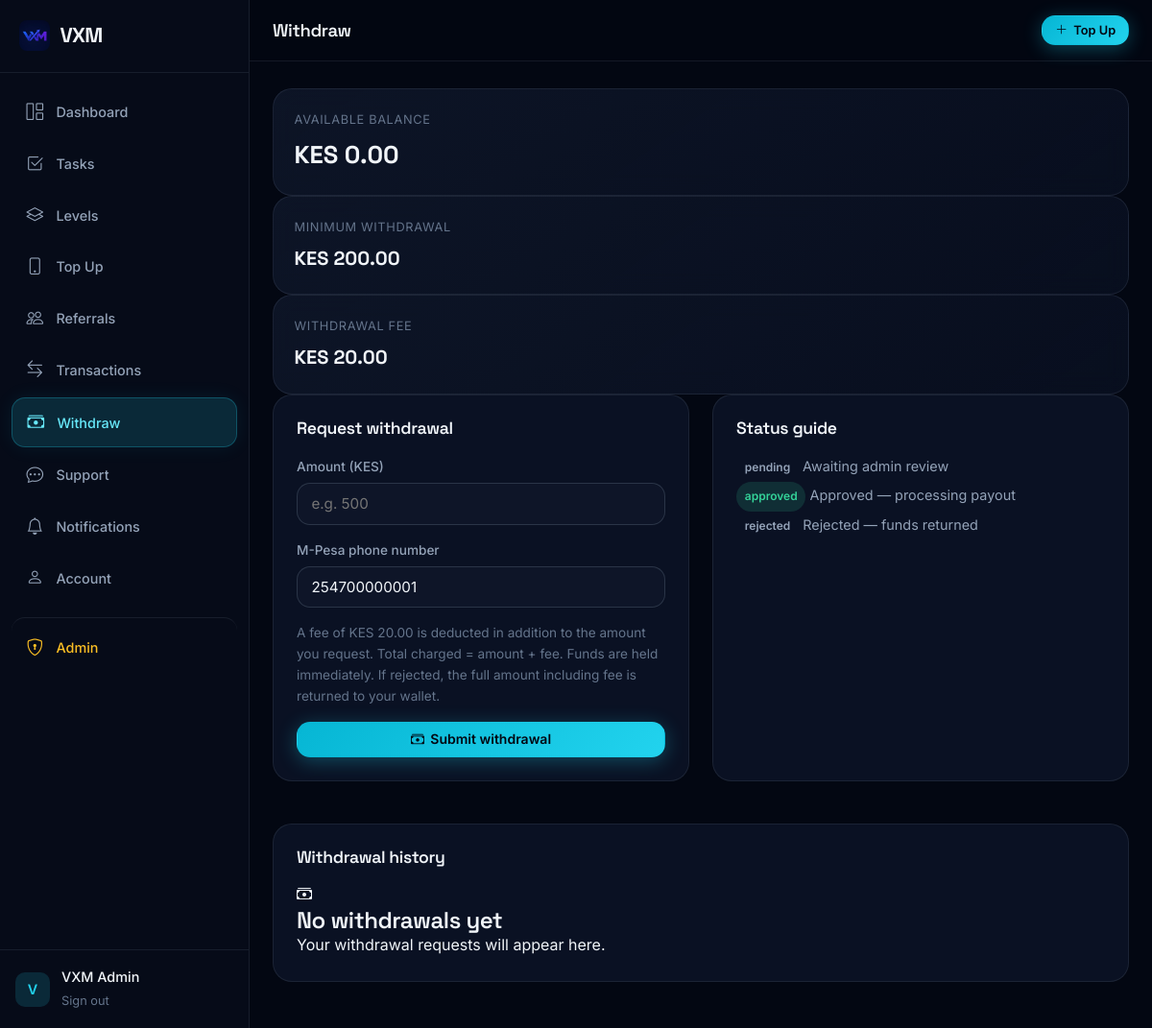
The app's page /withdraw-page.php (signed in) with its own data.
### tables this page shows
CREATE TABLE IF NOT EXISTS `users` (
  `id` INT UNSIGNED NOT NULL AUTO_INCREMENT,
  `full_name` VARCHAR(150) NOT NULL,
  `email` VARCHAR(190) NOT NULL,
  `phone` VARCHAR(20) DEFAULT NULL,
  `password` VARCHAR(255) NOT NULL,
  `referral_code` VARCHAR(20) NOT NULL,
  `referred_by` VARCHAR(20) DEFAULT NULL COMMENT 'Referral code of referrer',
  `level_id` INT UNSIGNED DEFAULT NULL,
  `wallet_balance` DECIMAL(14,2) NOT NULL DEFAULT 0.00,
  `total_earnings` DECIMAL(14,2) NOT NULL DEFAULT 0.00,
  `total_withdrawals` DECIMAL(14,2) NOT NULL DEFAULT 0.00,
  `total_deposits` DECIMAL(14,2) NOT NULL DEFAULT 0.00,
  `status` ENUM('active','inactive','suspended') NOT NULL DEFAULT 'active',
  `is_admin` TINYINT(1) NOT NULL DEFAULT 0,
  `email_verified_at` DATETIME DEFAULT NULL,
  `last_login_at` DATETIME DEFAULT NULL,
  `created_at` DATETIME NOT NULL DEFAULT CURRENT_TIMESTAMP,
  `updated_at` DATETIME DEFAULT NULL ON UPDATE CURRENT_TIMESTAMP,
  PRIMARY KEY (`id`),
  UNIQUE KEY `uk_users_email` (`email`),
  UNIQUE KEY `uk_users_referral_code` (`referral_code`),
  KEY `idx_users_level` (`level_id`),
  KEY `idx_users_status` (`status`),
  KEY `idx_users_referred_by` (`referred_by`)
);

### includes/helpers.php (called while the page is built, shortened)
<?php
function require_login(): array {
    return [
        'id'         => (int)$_SESSION['user_id'],
        'full_name'  => $_SESSION['full_name'] ?? '',
        'email'      => $_SESSION['email'] ?? '',
        'is_admin'   => !empty($_SESSION['is_admin']),
        'level_id'   => (int)($_SESSION['level_id'] ?? 0),
    ];
}
function money(float $amount): string {
    return CURRENCY . ' ' . number_format($amount, 2);
}
function e(?string $str): string {
    return htmlspecialchars($str ?? '', ENT_QUOTES, 'UTF-8');
}

### withdraw-page.php (the view, shortened to what this page needs)
<?php
require_once __DIR__ . '/includes/layout_user.php';
$user = require_login();
$user_id = $user['id'];
$db = db();
$stmt = $db->prepare("SELECT wallet_balance, phone FROM users WHERE id = ? LIMIT 1");
$stmt->bind_param('i', $user_id);
$stmt->execute();
$u = $stmt->get_result()->fetch_assoc();
$wallet_balance = (float)$u['wallet_balance'];
$user_phone = $u['phone'] ?? '';
$withdrawals = [];
?>
<div class="stat-grid">
  <div class="stat-card highlight">
    <div class="label">Available balance</div>
    <div class="value"><?= money($wallet_balance) ?></div>
  </div>
  <div class="stat-card">
    <div class="label">Minimum withdrawal</div>
    <div class="value" style="font-size:1.25rem;"><?= money(MIN_WITHDRAWAL) ?></div>
  </div>
  <div class="stat-card">
    <div class="label">Withdrawal fee</div>
    <div class="value" style="font-size:1.25rem;"><?= money(WITHDRAWAL_FEE) ?></div>
  </div>
</div>
<div style="display:grid;grid-template-columns:1fr 1fr;gap:1.5rem;" class="wd-grid">
  <div class="panel form-card">
    <h2 class="panel-title" style="margin-bottom:1.25rem;">Request withdrawal</h2>
    <form method="POST" action="withdraw.php">
      <div class="form-group">
        <label class="form-label" for="amount">Amount (KES)</label>
        <input type="number" class="form-input" id="amount" name="amount"
               min="<?= MIN_WITHDRAWAL ?>" step="1" max="<?= $wallet_balance ?>" required
               placeholder="e.g. 500" />
      </div>
      <div class="form-group">
        <label class="form-label" for="phone">M-Pesa phone number</label>
        <input type="tel" class="form-input" id="phone" name="phone"
               value="<?= e($user_phone) ?>" required
               placeholder="07XXXXXXXX" />
      </div>
      <p class="text-muted" style="font-size:0.85rem;margin-bottom:1rem;">
        A fee of <?= money(WITHDRAWAL_FEE) ?> is deducted in addition to the amount you request.
        Total charged = amount + fee. Funds are held immediately. If rejected, the full amount including fee is returned to your wallet.
      </p>
      <button type="submit" class="btn btn-primary" style="width:100%;"
        <?= $wallet_balance < MIN_WITHDRAWAL ? 'disabled' : '' ?>>
        <i class="bi bi-cash-stack"></i> Submit withdrawal
      </button>
    </form>
  </div>
  <div class="panel">
    <h2 class="panel-title" style="margin-bottom:1rem;">Status guide</h2>
    <ul style="list-style:none;font-size:0.9rem;color:var(--text-secondary);line-height:2;">
      <li><span class="badge badge-pending">pending</span> Awaiting admin review</li>
      <li><span class="badge badge-success">approved</span> Approved — processing payout</li>
      <li><span class="badge badge-failed">rejected</span> Rejected — funds returned</li>
    </ul>
  </div>
</div>
<div class="panel" style="margin-top:1.5rem;">
  <div class="panel-header">
    <h2 class="panel-title">Withdrawal history</h2>
  </div>
  <?php if (empty($withdrawals)): ?>
    <div class="empty-state">
      <i class="bi bi-cash-stack"></i>
      <h3>No withdrawals yet</h3>
      <p>Your withdrawal requests will appear here.</p>
    </div>
  <?php endif; ?>
</div>

### assets/css/vxm.css (style rules this page uses)
:root { --bg-deep: #030712; --bg-base: #060b18; --bg-elevated: #0b1224; --bg-card: rgba(15, 23, 42, 0.72); --bg-card-solid: #0f172a; --bg-glass: rgba(15, 23, 42, 0.55); --accent: #22d3ee; --accent-soft: #67e8f9; --accent-dim: rgba(34, 211, 238, 0.15); --accent-glow: rgba(34, 211, 238, 0.35); --gold: #fbbf24; --gold-soft: #fcd34d; --success: #34d399; --danger: #f87171; --warning: #fbbf24; --text-primary: #f1f5f9; --text-secondary: #94a3b8; --text-muted: #64748b; --text-inverse: #030712; --border: rgba(148, 163, 184, 0.12); --border-strong: rgba(148, 163, 184, 0.22); --border-accent: rgba(34, 211, 238, 0.35); --shadow-sm: 0 2px 8px rgba(0, 0, 0, 0.25); --shadow-md: 0 8px 30px rgba(0, 0, 0, 0.35); --shadow-lg: 0 20px 60px rgba(0, 0, 0, 0.45); --shadow-glow: 0 0 40px rgba(34, 211, 238, 0.18); --font-sans: "Inter", system-ui, -apple-system, sans-serif; --font-display: "Space Grotesk", var(--font-sans); --radius-sm: 8px; --radius-md: 14px; --radius-lg: 20px; --radius-xl: 28px; --radius-full: 9999px; --nav-height: 72px; --container: 1180px; --sidebar-width: 260px; --ease: cubic-bezier(0.22, 1, 0.36, 1); --ease-out: cubic-bezier(0.16, 1, 0.3, 1); --duration: 0.35s; }
*, *::before, *::after { box-sizing: border-box; margin: 0; padding: 0; }
html { scroll-behavior: smooth; -webkit-text-size-adjust: 100%; }
body { font-family: var(--font-sans); font-size: 16px; line-height: 1.6; color: var(--text-primary); background: var(--bg-deep); min-height: 100vh; overflow-x: hidden; -webkit-font-smoothing: antialiased; }
button { font-family: inherit; cursor: pointer; border: none; background: none; }
ul, ol { list-style: none; }
input, select, textarea { font-family: inherit; font-size: 1rem; }
h1, h2, h3, h4, h5, h6 { font-family: var(--font-display); font-weight: 600; line-height: 1.15; letter-spacing: -0.02em; color: var(--text-primary); }
h2 { font-size: clamp(1.85rem, 3.5vw, 2.75rem); }
h3 { font-size: clamp(1.25rem, 2vw, 1.5rem); }
.text-muted { color: var(--text-muted); }
.btn { display: inline-flex; align-items: center; justify-content: center; gap: 0.5rem; padding: 0.7rem 1.35rem; font-size: 0.925rem; font-weight: 600; border-radius: var(--radius-md); transition: all var(--duration) var(--ease); white-space: nowrap; border: 1px solid transparent; line-height: 1.2; }
.btn-primary { background: linear-gradient(135deg, #06b6d4 0%, #22d3ee 100%); color: var(--text-inverse); box-shadow: 0 4px 20px rgba(34, 211, 238, 0.3); }
.form-group { margin-bottom: 1.25rem; }
.form-label { display: block; font-size: 0.875rem; font-weight: 500; color: var(--text-secondary); margin-bottom: 0.45rem; }

### records on screen
users: wallet_balance "KES 0.00", amount "e.g. 500", phone "254700000001"

### other values on screen
substr($userName, 0, 1) "V"
$userName "VXM Admin"
$title "Withdraw"
money(MIN_WITHDRAWAL) "KES 200.00"
money(WITHDRAWAL_FEE) "KES 20.00"
